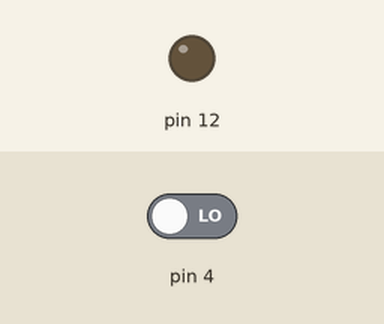
Simulated run of this sketch. Board: Arduino Uno, built with avr-gcc and run on an emulated ATmega328P. Shown: output pins drawn as LEDs (lit = HIGH). Inputs (shaded band) come from the test bench; at power-on: pin 4 LOW.

Above: at 1.2 s.
1.3 s: pin 4 driven HIGH
At 2.5 s:
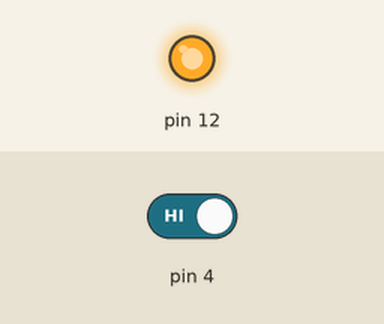
2.8 s: pin 4 driven LOW
At 3.7 s:
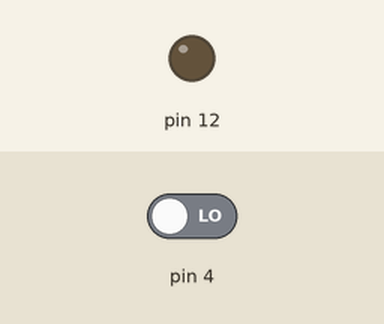
Timing chart, 0 to 5.8 s (numbered marks = the images above; inputs shaded):
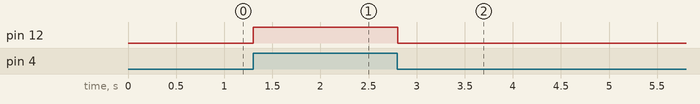

Measured:
- after the input at 1.3 s, pin 12: LOW → HIGH at once
- after the input at 2.8 s, pin 12: HIGH → LOW at once

The sketch:

push_button_led1.ino
```cpp
int buttonState = 0;

void setup()
{
  pinMode(4, INPUT);
  pinMode(12, OUTPUT);
}

void loop()
{
  // read the state of the pushbutton
  buttonState = digitalRead(4);
  // check if pushbutton is pressed. if it is, the
  // button state is HIGH
  if (buttonState == HIGH) {
    digitalWrite(12, HIGH);
  } else {
    digitalWrite(12, LOW);
  }
  delay(10); // Delay a little bit to improve simulation performance
}
```
